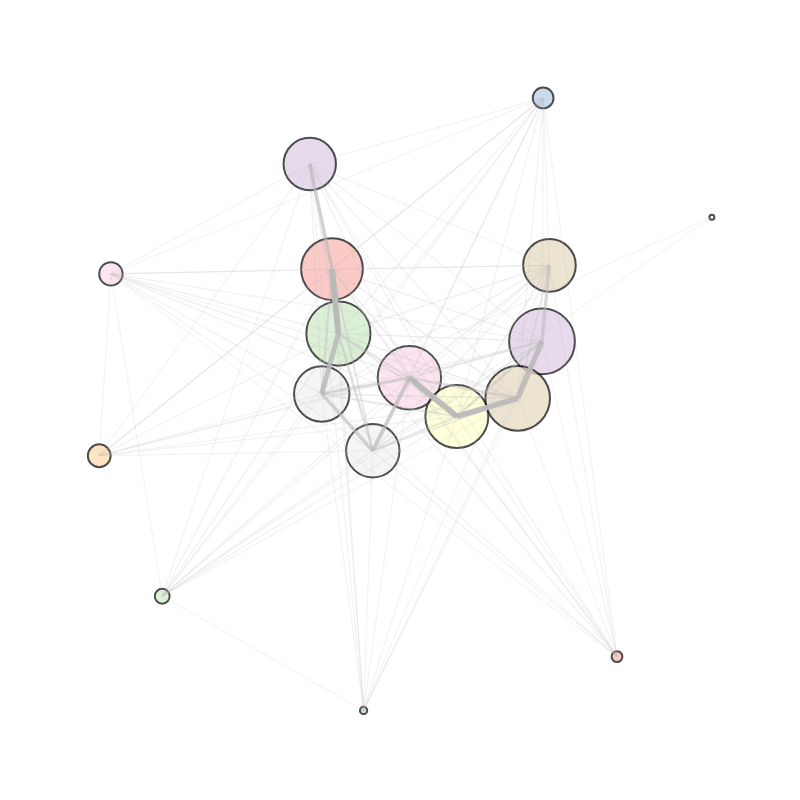

Here is the notebook cell this chart was saved with:
### Code cell
import networkx as nx
import numpy as np
import pandas as pd
import plotly.graph_objects as go
from matplotlib.colors import to_hex
import matplotlib.pyplot as plt
from matplotlib import cm
from community import community_louvain
from collections import Counter






interaction_matrix=pd.read_csv('../../data/voting_interaction_matrix.csv', index_col=0)
user_in_interaction_=pd.read_csv('../../data/voting_interaction_matrix.csv')
user_in_interaction=user_in_interaction_.index

# Create a graph from the interaction matrix
# We'll assume a weighted undirected graph where the weight is the voting interaction (1 or 0)
G = nx.Graph()

for user in interaction_matrix.index:
    for admin, vote in interaction_matrix.loc[user].items():
        if vote > 0:  
            G.add_edge(user, admin, weight=vote)

resolution=2
partition = community_louvain.best_partition(G, resolution=resolution)

nx.set_node_attributes(G, partition, "community")


# postProcessing the communities
# Remove communities with less than 5 users
community_sizes = Counter(partition.values()) 
num_communities = len(set(partition.values()))

min_size = 5
small_communities = {community for community, size in community_sizes.items() if size < min_size}
nodes_to_remove = [node for node, community in partition.items() if community in small_communities]
G_filtered = G.copy()
G_filtered.remove_nodes_from(nodes_to_remove)
updated_partition = {node: community for node, community in partition.items() if community not in small_communities}
community_sizes_updated = Counter(updated_partition.values()) 
print("Updated community sizes:", community_sizes_updated)
num_communities_updated = len(set(updated_partition.values()))
print(f"Number of communities detected: {num_communities_updated}")

# treat User Categories ---------------------------------------------------
feature_matrix=pd.read_csv('../../data/all_features_dataframe.csv')
feature_matrix = feature_matrix.drop_duplicates(subset='username', keep='first')

feature_matrix['community'] = feature_matrix['username'].map(updated_partition)
# Melt the category columns into a single column for easier aggregation
df_melted = feature_matrix.melt(
    id_vars=['username', 'community'],
    value_vars=['categ1', 'categ2', 'categ3', 'categ4'],
    var_name='category_level',
    value_name='category'
).dropna(subset=['category'])  # Drop rows where category is NaN

# Group by community and category to count occurrences
category_counts = df_melted.groupby(['community', 'category']).size().reset_index(name='count')

# Calculate the total number of users per community
community_sizes = feature_matrix.groupby('community').size().reset_index(name='total_users')

# Merge the counts with the total user count per community
category_counts = category_counts.merge(community_sizes, on='community')

# Calculate the percentage of each category within a community
category_counts['percentage'] = (category_counts['count'] / category_counts['total_users']) * 100

# Sort and display the results
category_counts = category_counts.sort_values(by=['community', 'percentage'], ascending=[True, False])
top_categories = category_counts.groupby('community').head(3)
 
community_top_categories = top_categories.groupby('community').apply(
    lambda group: "<br>".join(
        [f"{row['category']}: {row['percentage']:.2f}%" for _, row in group.iterrows()]
    )
).to_dict()

# Interactive plot-------------------------------------------------------------------------------
community_sizes = {}
for node, community in updated_partition.items():
    if community not in community_sizes:
        community_sizes[community] = 0
    community_sizes[community] += 1

community_graph = nx.Graph()

for community, size in community_sizes.items():
    community_graph.add_node(community, size=size)

for node1, node2 in G_filtered.edges:
    community1 = updated_partition[node1]
    community2 = updated_partition[node2]
    if community1 != community2:  
        if not community_graph.has_edge(community1, community2):
            community_graph.add_edge(community1, community2, weight=0)
        community_graph[community1][community2]['weight'] += 1

pos = nx.spring_layout(community_graph, k=20, iterations=100)

node_x = []
node_y = []
node_sizes = []
node_text = []
node_ids = []
for node, coords in pos.items():
    node_x.append(coords[0])
    node_y.append(coords[1])
    node_sizes.append(community_graph.nodes[node]['size'] * 10)
    # Get the top categories for this community
    top_category_info = community_top_categories.get(node, "No data available")
    node_text.append(f"Community {node}<br>Users: {community_graph.nodes[node]['size']}<br>{top_category_info}")
    node_ids.append(node)

node_sizes = np.power(np.log10(node_sizes), 3) - 3

max_weight = max(data['weight'] for _, _, data in community_graph.edges(data=True))
min_weight = min(data['weight'] for _, _, data in community_graph.edges(data=True))

edges = {}
for community1, community2, data in community_graph.edges(data=True):
    x0, y0 = pos[community1]
    x1, y1 = pos[community2]
    weight = data['weight']
    normalized_thickness = 1 + (5 * (weight - min_weight) / (max_weight - min_weight))  # Scale between 1 and 6
    edges[(community1, community2)] = {
        "x": [x0, x1, None],
        "y": [y0, y1, None],
        "weight": weight,
        "thickness": normalized_thickness
    }


# Generate unique pastel colors for communities
unique_communities = set(updated_partition.values())  # Extract all community IDs
num_communities = len(unique_communities)

# Assign pastel colors to communities
community_colors = [to_hex(c) for c in cm.Pastel1(np.linspace(0, 1, num_communities))]

# Create a community-to-color map
community_color_map = {community: community_colors[i % len(community_colors)] 
                       for i, community in enumerate(unique_communities)}

# Map each user to the color of their community
user_color_map = {node: community_color_map[updated_partition[node]] 
                  for node in G_filtered.nodes}

node_color_map = {node: community_color_map[node] for node in node_ids}



# Updated graph setup
fig = go.Figure()

# Add node trace with unique pastel colors
fig.add_trace(go.Scatter(
    x=node_x,
    y=node_y,
    mode="markers+text",
    marker=dict(
        size=node_sizes,
        color=[node_color_map[node] for node in node_ids],  # Use unique colors
        line=dict(width=2, color="black")
    ),
    hovertext=node_text,
    hoverinfo="text",
    customdata=node_ids,
    name="Communities"
))

# Add edge traces with opacity proportional to thickness and light gray color
max_thickness = max(edge_data["thickness"] for edge_data in edges.values())
min_thickness = min(edge_data["thickness"] for edge_data in edges.values())

for (community1, community2), edge_data in edges.items():
    normalized_thickness = (edge_data["thickness"] - min_thickness) / (max_thickness - min_thickness)
    # Map normalized thickness to opacity (e.g., between 0.2 and 1.0)
    edge_opacity = 0.2 + 0.8 * normalized_thickness
    
    fig.add_trace(go.Scatter(
        x=edge_data["x"],
        y=edge_data["y"],
        mode="lines",
        line=dict(width=edge_data["thickness"], color="#BABABA"),  # Light gray edges
        hoverinfo="none",
        name=f"Edge {community1}-{community2}",
        opacity=edge_opacity  # Set opacity based on thickness
    ))

# Layout settings with white background and no axes or labels
fig.update_layout(
    plot_bgcolor="white",  # Set background color to white
    paper_bgcolor="white",  # Set entire figure background color to white
    showlegend=False,  # Hide legend
    xaxis=dict(
        showgrid=False,
        zeroline=False,
        showticklabels=False  # Hide x-axis labels
    ),
    yaxis=dict(
        showgrid=False,
        zeroline=False,
        showticklabels=False  # Hide y-axis labels
    ),
    height=800,
    width=800,
    margin=dict(l=50, r=50, t=50, b=50)  # Adjust margins
)

# Display the figure
fig.show()

### Figure 1 — Plotly figure (JSON) as saved in the notebook; plotly's stock layout.template omitted (floating-point values rounded to 4 significant figures)
{"data": [{"customdata": [0, 27, 32, 14, 4, 28, 6, 7, 13, 10, 11, 26, 1, 35, 34, 3, 9], "hoverinfo": "text", "hovertext": ["Community 0<br>Users: 25<br>Geography: 41.67%<br>Technology: 33.33%<br>Entertainment: 25.00%", "Community 27<br>Users: 759<br>Entertainment: 25.39%<br>History: 21.88%<br>Geography: 19.14%", "Community 32<br>Users: 1036<br>History: 29.13%<br>Culture: 23.98%<br>Technology: 19.11%", "Community 14<br>Users: 1122<br>Entertainment: 24.39%<br>History: 22.90%<br>Culture: 21.27%", "Community 4<br>Users: 1163<br>History: 28.55%<br>Culture: 25.19%<br>Entertainment: 22.69%", "Community 28<br>Users: 685<br>History: 31.22%<br>Culture: 24.68%<br>Entertainment: 24.68%", "Community 6<br>Users: 1253<br>Entertainment: 24.42%<br>History: 22.33%<br>Culture: 18.70%", "Community 7<br>Users: 648<br>History: 34.49%<br>Politics: 23.61%<br>Geography: 21.30%", "Community 13<br>Users: 1185<br>History: 25.09%<br>Entertainment: 24.15%<br>Culture: 21.45%", "Community 10<br>Users: 1098<br>Entertainment: 24.44%<br>History: 22.86%<br>Culture: 19.58%", "Community 11<br>Users: 657<br>History: 24.40%<br>Entertainment: 22.78%<br>People: 20.36%", "Community 26<br>Users: 95<br>Entertainment: 27.27%<br>Technology: 27.27%<br>Other: 19.48%", "Community 1<br>Users: 75<br>Entertainment: 23.21%<br>History: 19.64%<br>People: 19.64%", "Community 35<br>Users: 15<br>Mathematics: 75.00%<br>Science: 41.67%<br>Entertainment: 33.33%", "Community 34<br>Users: 41<br>History: 53.57%<br>Politics: 35.71%<br>Law: 25.00%", "Community 3<br>Users: 90<br>History: 59.38%<br>Geography: 39.06%<br>Society: 32.81%", "Community 9<br>Users: 10<br>Politics: 50.00%<br>Food and drink: 25.00%<br>Government: 25.00%"], "marker": {"color": ["#fbb4ae", "#f2f2f2", "#fbb4ae", "#fddaec", "#ccebc5", "#f2f2f2", "#decbe4", "#decbe4", "#e5d8bd", "#ffffcc", "#e5d8bd", "#fddaec", "#b3cde3", "#b3cde3", "#ccebc5", "#fed9a6", "#ffffcc"], "line": {"color": "black", "width": 2}, "size": [10.79, 55.42, 61.74, 63.43, 64.2, 53.43, 65.82, 52.37, 64.6, 62.97, 52.64, 23.4, 20.77, 7.305, 14.84, 22.78, 5]}, "mode": "markers+text", "name": "Communities", "type": "scatter", "x": [0.6414, -0.2215, -0.1916, 0.03468, -0.1728, -0.07229, 0.4222, -0.2565, 0.3511, 0.1733, 0.444, -0.8376, 0.4255, -0.09919, -0.6876, -0.8717, 0.9186], "y": [-0.8383, -0.04915, 0.3262, -0.0007259, 0.1321, -0.2198, 0.1088, 0.6418, -0.06241, -0.1169, 0.3372, 0.3116, 0.84, -1, -0.6569, -0.2348, 0.4814]}, {"hoverinfo": "none", "line": {"color": "#BABABA", "width": 1.032}, "mode": "lines", "name": "Edge 0-27", "opacity": 0.2051, "type": "scatter", "x": [0.6414, -0.2215, null], "y": [-0.8383, -0.04915, null]}, {"hoverinfo": "none", "line": {"color": "#BABABA", "width": 1.034}, "mode": "lines", "name": "Edge 0-32", "opacity": 0.2054, "type": "scatter", "x": [0.6414, -0.1916, null], "y": [-0.8383, 0.3262, null]}, {"hoverinfo": "none", "line": {"color": "#BABABA", "width": 1.064}, "mode": "lines", "name": "Edge 0-14", "opacity": 0.2103, "type": "scatter", "x": [0.6414, 0.03468, null], "y": [-0.8383, -0.0007259, null]}, {"hoverinfo": "none", "line": {"color": "#BABABA", "width": 1.078}, "mode": "lines", "name": "Edge 0-4", "opacity": 0.2124, "type": "scatter", "x": [0.6414, -0.1728, null], "y": [-0.8383, 0.1321, null]}, {"hoverinfo": "none", "line": {"color": "#BABABA", "width": 1.035}, "mode": "lines", "name": "Edge 0-28", "opacity": 0.2056, "type": "scatter", "x": [0.6414, -0.07229, null], "y": [-0.8383, -0.2198, null]}, {"hoverinfo": "none", "line": {"color": "#BABABA", "width": 1.029}, "mode": "lines", "name": "Edge 0-6", "opacity": 0.2047, "type": "scatter", "x": [0.6414, 0.4222, null], "y": [-0.8383, 0.1088, null]}, {"hoverinfo": "none", "line": {"color": "#BABABA", "width": 1.02}, "mode": "lines", "name": "Edge 0-7", "opacity": 0.2033, "type": "scatter", "x": [0.6414, -0.2565, null], "y": [-0.8383, 0.6418, null]}, {"hoverinfo": "none", "line": {"color": "#BABABA", "width": 1.035}, "mode": "lines", "name": "Edge 0-13", "opacity": 0.2056, "type": "scatter", "x": [0.6414, 0.3511, null], "y": [-0.8383, -0.06241, null]}, {"hoverinfo": "none", "line": {"color": "#BABABA", "width": 1.045}, "mode": "lines", "name": "Edge 0-10", "opacity": 0.2071, "type": "scatter", "x": [0.6414, 0.1733, null], "y": [-0.8383, -0.1169, null]}, {"hoverinfo": "none", "line": {"color": "#BABABA", "width": 1.012}, "mode": "lines", "name": "Edge 0-11", "opacity": 0.2019, "type": "scatter", "x": [0.6414, 0.444, null], "y": [-0.8383, 0.3372, null]}, {"hoverinfo": "none", "line": {"color": "#BABABA", "width": 1}, "mode": "lines", "name": "Edge 0-26", "opacity": 0.2, "type": "scatter", "x": [0.6414, -0.8376, null], "y": [-0.8383, 0.3116, null]}, {"hoverinfo": "none", "line": {"color": "#BABABA", "width": 1.002}, "mode": "lines", "name": "Edge 0-1", "opacity": 0.2003, "type": "scatter", "x": [0.6414, 0.4255, null], "y": [-0.8383, 0.84, null]}, {"hoverinfo": "none", "line": {"color": "#BABABA", "width": 2.901}, "mode": "lines", "name": "Edge 27-14", "opacity": 0.5041, "type": "scatter", "x": [-0.2215, 0.03468, null], "y": [-0.04915, -0.0007259, null]}, {"hoverinfo": "none", "line": {"color": "#BABABA", "width": 3.539}, "mode": "lines", "name": "Edge 27-28", "opacity": 0.6062, "type": "scatter", "x": [-0.2215, -0.07229, null], "y": [-0.04915, -0.2198, null]}, {"hoverinfo": "none", "line": {"color": "#BABABA", "width": 1.016}, "mode": "lines", "name": "Edge 27-35", "opacity": 0.2025, "type": "scatter", "x": [-0.2215, -0.09919, null], "y": [-0.04915, -1, null]}, {"hoverinfo": "none", "line": {"color": "#BABABA", "width": 5.022}, "mode": "lines", "name": "Edge 27-4", "opacity": 0.8435, "type": "scatter", "x": [-0.2215, -0.1728, null], "y": [-0.04915, 0.1321, null]}, {"hoverinfo": "none", "line": {"color": "#BABABA", "width": 1.085}, "mode": "lines", "name": "Edge 27-26", "opacity": 0.2137, "type": "scatter", "x": [-0.2215, -0.8376, null], "y": [-0.04915, 0.3116, null]}, {"hoverinfo": "none", "line": {"color": "#BABABA", "width": 1.123}, "mode": "lines", "name": "Edge 27-11", "opacity": 0.2197, "type": "scatter", "x": [-0.2215, 0.444, null], "y": [-0.04915, 0.3372, null]}, {"hoverinfo": "none", "line": {"color": "#BABABA", "width": 1.871}, "mode": "lines", "name": "Edge 27-10", "opacity": 0.3394, "type": "scatter", "x": [-0.2215, 0.1733, null], "y": [-0.04915, -0.1169, null]}, {"hoverinfo": "none", "line": {"color": "#BABABA", "width": 2.17}, "mode": "lines", "name": "Edge 27-32", "opacity": 0.3873, "type": "scatter", "x": [-0.2215, -0.1916, null], "y": [-0.04915, 0.3262, null]}, {"hoverinfo": "none", "line": {"color": "#BABABA", "width": 1.135}, "mode": "lines", "name": "Edge 27-7", "opacity": 0.2216, "type": "scatter", "x": [-0.2215, -0.2565, null], "y": [-0.04915, 0.6418, null]}, {"hoverinfo": "none", "line": {"color": "#BABABA", "width": 1.49}, "mode": "lines", "name": "Edge 27-13", "opacity": 0.2783, "type": "scatter", "x": [-0.2215, 0.3511, null], "y": [-0.04915, -0.06241, null]}, {"hoverinfo": "none", "line": {"color": "#BABABA", "width": 1.274}, "mode": "lines", "name": "Edge 27-6", "opacity": 0.2438, "type": "scatter", "x": [-0.2215, 0.4222, null], "y": [-0.04915, 0.1088, null]}, {"hoverinfo": "none", "line": {"color": "#BABABA", "width": 1.05}, "mode": "lines", "name": "Edge 27-34", "opacity": 0.2079, "type": "scatter", "x": [-0.2215, -0.6876, null], "y": [-0.04915, -0.6569, null]}, {"hoverinfo": "none", "line": {"color": "#BABABA", "width": 1.054}, "mode": "lines", "name": "Edge 27-1", "opacity": 0.2087, "type": "scatter", "x": [-0.2215, 0.4255, null], "y": [-0.04915, 0.84, null]}, {"hoverinfo": "none", "line": {"color": "#BABABA", "width": 1.044}, "mode": "lines", "name": "Edge 27-3", "opacity": 0.207, "type": "scatter", "x": [-0.2215, -0.8717, null], "y": [-0.04915, -0.2348, null]}, {"hoverinfo": "none", "line": {"color": "#BABABA", "width": 1}, "mode": "lines", "name": "Edge 27-9", "opacity": 0.2, "type": "scatter", "x": [-0.2215, 0.9186, null], "y": [-0.04915, 0.4814, null]}, {"hoverinfo": "none", "line": {"color": "#BABABA", "width": 3.467}, "mode": "lines", "name": "Edge 32-7", "opacity": 0.5947, "type": "scatter", "x": [-0.1916, -0.2565, null], "y": [0.3262, 0.6418, null]}, {"hoverinfo": "none", "line": {"color": "#BABABA", "width": 6}, "mode": "lines", "name": "Edge 32-4", "opacity": 1, "type": "scatter", "x": [-0.1916, -0.1728, null], "y": [0.3262, 0.1321, null]}, {"hoverinfo": "none", "line": {"color": "#BABABA", "width": 1.096}, "mode": "lines", "name": "Edge 32-1", "opacity": 0.2154, "type": "scatter", "x": [-0.1916, 0.4255, null], "y": [0.3262, 0.84, null]}, {"hoverinfo": "none", "line": {"color": "#BABABA", "width": 1.253}, "mode": "lines", "name": "Edge 32-6", "opacity": 0.2404, "type": "scatter", "x": [-0.1916, 0.4222, null], "y": [0.3262, 0.1088, null]}, {"hoverinfo": "none", "line": {"color": "#BABABA", "width": 1.321}, "mode": "lines", "name": "Edge 32-10", "opacity": 0.2513, "type": "scatter", "x": [-0.1916, 0.1733, null], "y": [0.3262, -0.1169, null]}, {"hoverinfo": "none", "line": {"color": "#BABABA", "width": 1.297}, "mode": "lines", "name": "Edge 32-13", "opacity": 0.2476, "type": "scatter", "x": [-0.1916, 0.3511, null], "y": [0.3262, -0.06241, null]}, {"hoverinfo": "none", "line": {"color": "#BABABA", "width": 1.542}, "mode": "lines", "name": "Edge 32-28", "opacity": 0.2867, "type": "scatter", "x": [-0.1916, -0.07229, null], "y": [0.3262, -0.2198, null]}, {"hoverinfo": "none", "line": {"color": "#BABABA", "width": 1.501}, "mode": "lines", "name": "Edge 32-14", "opacity": 0.2802, "type": "scatter", "x": [-0.1916, 0.03468, null], "y": [0.3262, -0.0007259, null]}, {"hoverinfo": "none", "line": {"color": "#BABABA", "width": 1.148}, "mode": "lines", "name": "Edge 32-11", "opacity": 0.2236, "type": "scatter", "x": [-0.1916, 0.444, null], "y": [0.3262, 0.3372, null]}, {"hoverinfo": "none", "line": {"color": "#BABABA", "width": 1.033}, "mode": "lines", "name": "Edge 32-3", "opacity": 0.2053, "type": "scatter", "x": [-0.1916, -0.8717, null], "y": [0.3262, -0.2348, null]}, {"hoverinfo": "none", "line": {"color": "#BABABA", "width": 1.137}, "mode": "lines", "name": "Edge 32-34", "opacity": 0.2219, "type": "scatter", "x": [-0.1916, -0.6876, null], "y": [0.3262, -0.6569, null]}, {"hoverinfo": "none", "line": {"color": "#BABABA", "width": 1.049}, "mode": "lines", "name": "Edge 32-26", "opacity": 0.2078, "type": "scatter", "x": [-0.1916, -0.8376, null], "y": [0.3262, 0.3116, null]}, {"hoverinfo": "none", "line": {"color": "#BABABA", "width": 1.009}, "mode": "lines", "name": "Edge 32-35", "opacity": 0.2014, "type": "scatter", "x": [-0.1916, -0.09919, null], "y": [0.3262, -1, null]}, {"hoverinfo": "none", "line": {"color": "#BABABA", "width": 3.873}, "mode": "lines", "name": "Edge 14-28", "opacity": 0.6597, "type": "scatter", "x": [0.03468, -0.07229, null], "y": [-0.0007259, -0.2198, null]}, {"hoverinfo": "none", "line": {"color": "#BABABA", "width": 5.732}, "mode": "lines", "name": "Edge 14-10", "opacity": 0.9571, "type": "scatter", "x": [0.03468, 0.1733, null], "y": [-0.0007259, -0.1169, null]}, {"hoverinfo": "none", "line": {"color": "#BABABA", "width": 1.168}, "mode": "lines", "name": "Edge 14-26", "opacity": 0.2269, "type": "scatter", "x": [0.03468, -0.8376, null], "y": [-0.0007259, 0.3116, null]}, {"hoverinfo": "none", "line": {"color": "#BABABA", "width": 1.046}, "mode": "lines", "name": "Edge 14-35", "opacity": 0.2073, "type": "scatter", "x": [0.03468, -0.09919, null], "y": [-0.0007259, -1, null]}, {"hoverinfo": "none", "line": {"color": "#BABABA", "width": 2.069}, "mode": "lines", "name": "Edge 14-4", "opacity": 0.3711, "type": "scatter", "x": [0.03468, -0.1728, null], "y": [-0.0007259, 0.1321, null]}, {"hoverinfo": "none", "line": {"color": "#BABABA", "width": 2.63}, "mode": "lines", "name": "Edge 14-13", "opacity": 0.4608, "type": "scatter", "x": [0.03468, 0.3511, null], "y": [-0.0007259, -0.06241, null]}, {"hoverinfo": "none", "line": {"color": "#BABABA", "width": 1.785}, "mode": "lines", "name": "Edge 14-6", "opacity": 0.3256, "type": "scatter", "x": [0.03468, 0.4222, null], "y": [-0.0007259, 0.1088, null]}, {"hoverinfo": "none", "line": {"color": "#BABABA", "width": 1.142}, "mode": "lines", "name": "Edge 14-7", "opacity": 0.2227, "type": "scatter", "x": [0.03468, -0.2565, null], "y": [-0.0007259, 0.6418, null]}, {"hoverinfo": "none", "line": {"color": "#BABABA", "width": 1.061}, "mode": "lines", "name": "Edge 14-3", "opacity": 0.2098, "type": "scatter", "x": [0.03468, -0.8717, null], "y": [-0.0007259, -0.2348, null]}, {"hoverinfo": "none", "line": {"color": "#BABABA", "width": 1.109}, "mode": "lines", "name": "Edge 14-1", "opacity": 0.2174, "type": "scatter", "x": [0.03468, 0.4255, null], "y": [-0.0007259, 0.84, null]}, {"hoverinfo": "none", "line": {"color": "#BABABA", "width": 1.324}, "mode": "lines", "name": "Edge 14-11", "opacity": 0.2519, "type": "scatter", "x": [0.03468, 0.444, null], "y": [-0.0007259, 0.3372, null]}, {"hoverinfo": "none", "line": {"color": "#BABABA", "width": 1.12}, "mode": "lines", "name": "Edge 14-34", "opacity": 0.2193, "type": "scatter", "x": [0.03468, -0.6876, null], "y": [-0.0007259, -0.6569, null]}, {"hoverinfo": "none", "line": {"color": "#BABABA", "width": 1.213}, "mode": "lines", "name": "Edge 4-11", "opacity": 0.234, "type": "scatter", "x": [-0.1728, 0.444, null], "y": [0.1321, 0.3372, null]}, {"hoverinfo": "none", "line": {"color": "#BABABA", "width": 1.468}, "mode": "lines", "name": "Edge 4-7", "opacity": 0.2749, "type": "scatter", "x": [-0.1728, -0.2565, null], "y": [0.1321, 0.6418, null]}, {"hoverinfo": "none", "line": {"color": "#BABABA", "width": 2.459}, "mode": "lines", "name": "Edge 4-28", "opacity": 0.4334, "type": "scatter", "x": [-0.1728, -0.07229, null], "y": [0.1321, -0.2198, null]}, {"hoverinfo": "none", "line": {"color": "#BABABA", "width": 1.281}, "mode": "lines", "name": "Edge 4-6", "opacity": 0.2449, "type": "scatter", "x": [-0.1728, 0.4222, null], "y": [0.1321, 0.1088, null]}, {"hoverinfo": "none", "line": {"color": "#BABABA", "width": 1.431}, "mode": "lines", "name": "Edge 4-13", "opacity": 0.269, "type": "scatter", "x": [-0.1728, 0.3511, null], "y": [0.1321, -0.06241, null]}, {"hoverinfo": "none", "line": {"color": "#BABABA", "width": 1.721}, "mode": "lines", "name": "Edge 4-10", "opacity": 0.3153, "type": "scatter", "x": [-0.1728, 0.1733, null], "y": [0.1321, -0.1169, null]}, {"hoverinfo": "none", "line": {"color": "#BABABA", "width": 1.108}, "mode": "lines", "name": "Edge 4-26", "opacity": 0.2172, "type": "scatter", "x": [-0.1728, -0.8376, null], "y": [0.1321, 0.3116, null]}, {"hoverinfo": "none", "line": {"color": "#BABABA", "width": 1.158}, "mode": "lines", "name": "Edge 4-34", "opacity": 0.2253, "type": "scatter", "x": [-0.1728, -0.6876, null], "y": [0.1321, -0.6569, null]}, {"hoverinfo": "none", "line": {"color": "#BABABA", "width": 1.051}, "mode": "lines", "name": "Edge 4-3", "opacity": 0.2081, "type": "scatter", "x": [-0.1728, -0.8717, null], "y": [0.1321, -0.2348, null]}, {"hoverinfo": "none", "line": {"color": "#BABABA", "width": 1.08}, "mode": "lines", "name": "Edge 4-1", "opacity": 0.2127, "type": "scatter", "x": [-0.1728, 0.4255, null], "y": [0.1321, 0.84, null]}, {"hoverinfo": "none", "line": {"color": "#BABABA", "width": 1.017}, "mode": "lines", "name": "Edge 4-35", "opacity": 0.2026, "type": "scatter", "x": [-0.1728, -0.09919, null], "y": [0.1321, -1, null]}, {"hoverinfo": "none", "line": {"color": "#BABABA", "width": 1.336}, "mode": "lines", "name": "Edge 28-6", "opacity": 0.2538, "type": "scatter", "x": [-0.07229, 0.4222, null], "y": [-0.2198, 0.1088, null]}, {"hoverinfo": "none", "line": {"color": "#BABABA", "width": 1.899}, "mode": "lines", "name": "Edge 28-10", "opacity": 0.3439, "type": "scatter", "x": [-0.07229, 0.1733, null], "y": [-0.2198, -0.1169, null]}, {"hoverinfo": "none", "line": {"color": "#BABABA", "width": 1.15}, "mode": "lines", "name": "Edge 28-11", "opacity": 0.2239, "type": "scatter", "x": [-0.07229, 0.444, null], "y": [-0.2198, 0.3372, null]}, {"hoverinfo": "none", "line": {"color": "#BABABA", "width": 1.515}, "mode": "lines", "name": "Edge 28-13", "opacity": 0.2824, "type": "scatter", "x": [-0.07229, 0.3511, null], "y": [-0.2198, -0.06241, null]}, {"hoverinfo": "none", "line": {"color": "#BABABA", "width": 1.059}, "mode": "lines", "name": "Edge 28-26", "opacity": 0.2095, "type": "scatter", "x": [-0.07229, -0.8376, null], "y": [-0.2198, 0.3116, null]}, {"hoverinfo": "none", "line": {"color": "#BABABA", "width": 1.045}, "mode": "lines", "name": "Edge 28-1", "opacity": 0.2071, "type": "scatter", "x": [-0.07229, 0.4255, null], "y": [-0.2198, 0.84, null]}, {"hoverinfo": "none", "line": {"color": "#BABABA", "width": 1.081}, "mode": "lines", "name": "Edge 28-7", "opacity": 0.2129, "type": "scatter", "x": [-0.07229, -0.2565, null], "y": [-0.2198, 0.6418, null]}, {"hoverinfo": "none", "line": {"color": "#BABABA", "width": 1.063}, "mode": "lines", "name": "Edge 28-34", "opacity": 0.2101, "type": "scatter", "x": [-0.07229, -0.6876, null], "y": [-0.2198, -0.6569, null]}, {"hoverinfo": "none", "line": {"color": "#BABABA", "width": 1.035}, "mode": "lines", "name": "Edge 28-3", "opacity": 0.2056, "type": "scatter", "x": [-0.07229, -0.8717, null], "y": [-0.2198, -0.2348, null]}, {"hoverinfo": "none", "line": {"color": "#BABABA", "width": 1}, "mode": "lines", "name": "Edge 28-9", "opacity": 0.2, "type": "scatter", "x": [-0.07229, 0.9186, null], "y": [-0.2198, 0.4814, null]}, {"hoverinfo": "none", "line": {"color": "#BABABA", "width": 1.015}, "mode": "lines", "name": "Edge 28-35", "opacity": 0.2023, "type": "scatter", "x": [-0.07229, -0.09919, null], "y": [-0.2198, -1, null]}, {"hoverinfo": "none", "line": {"color": "#BABABA", "width": 5.344}, "mode": "lines", "name": "Edge 6-13", "opacity": 0.8951, "type": "scatter", "x": [0.4222, 0.3511, null], "y": [0.1088, -0.06241, null]}, {"hoverinfo": "none", "line": {"color": "#BABABA", "width": 3.308}, "mode": "lines", "name": "Edge 6-11", "opacity": 0.5692, "type": "scatter", "x": [0.4222, 0.444, null], "y": [0.1088, 0.3372, null]}, {"hoverinfo": "none", "line": {"color": "#BABABA", "width": 2.404}, "mode": "lines", "name": "Edge 6-10", "opacity": 0.4247, "type": "scatter", "x": [0.4222, 0.1733, null], "y": [0.1088, -0.1169, null]}, {"hoverinfo": "none", "line": {"color": "#BABABA", "width": 1.119}, "mode": "lines", "name": "Edge 6-1", "opacity": 0.2191, "type": "scatter", "x": [0.4222, 0.4255, null], "y": [0.1088, 0.84, null]}, {"hoverinfo": "none", "line": {"color": "#BABABA", "width": 1.006}, "mode": "lines", "name": "Edge 6-35", "opacity": 0.2009, "type": "scatter", "x": [0.4222, -0.09919, null], "y": [0.1088, -1, null]}, {"hoverinfo": "none", "line": {"color": "#BABABA", "width": 1.025}, "mode": "lines", "name": "Edge 6-26", "opacity": 0.204, "type": "scatter", "x": [0.4222, -0.8376, null], "y": [0.1088, 0.3116, null]}, {"hoverinfo": "none", "line": {"color": "#BABABA", "width": 1.066}, "mode": "lines", "name": "Edge 6-7", "opacity": 0.2106, "type": "scatter", "x": [0.4222, -0.2565, null], "y": [0.1088, 0.6418, null]}, {"hoverinfo": "none", "line": {"color": "#BABABA", "width": 1.013}, "mode": "lines", "name": "Edge 6-34", "opacity": 0.202, "type": "scatter", "x": [0.4222, -0.6876, null], "y": [0.1088, -0.6569, null]}, {"hoverinfo": "none", "line": {"color": "#BABABA", "width": 1.004}, "mode": "lines", "name": "Edge 6-3", "opacity": 0.2006, "type": "scatter", "x": [0.4222, -0.8717, null], "y": [0.1088, -0.2348, null]}, {"hoverinfo": "none", "line": {"color": "#BABABA", "width": 1.088}, "mode": "lines", "name": "Edge 7-10", "opacity": 0.2141, "type": "scatter", "x": [-0.2565, 0.1733, null], "y": [0.6418, -0.1169, null]}, {"hoverinfo": "none", "line": {"color": "#BABABA", "width": 1.1}, "mode": "lines", "name": "Edge 7-13", "opacity": 0.216, "type": "scatter", "x": [-0.2565, 0.3511, null], "y": [0.6418, -0.06241, null]}, {"hoverinfo": "none", "line": {"color": "#BABABA", "width": 1.008}, "mode": "lines", "name": "Edge 7-26", "opacity": 0.2012, "type": "scatter", "x": [-0.2565, -0.8376, null], "y": [0.6418, 0.3116, null]}, {"hoverinfo": "none", "line": {"color": "#BABABA", "width": 1.07}, "mode": "lines", "name": "Edge 7-1", "opacity": 0.2112, "type": "scatter", "x": [-0.2565, 0.4255, null], "y": [0.6418, 0.84, null]}, {"hoverinfo": "none", "line": {"color": "#BABABA", "width": 1.012}, "mode": "lines", "name": "Edge 7-34", "opacity": 0.2019, "type": "scatter", "x": [-0.2565, -0.6876, null], "y": [0.6418, -0.6569, null]}, {"hoverinfo": "none", "line": {"color": "#BABABA", "width": 1.044}, "mode": "lines", "name": "Edge 7-11", "opacity": 0.207, "type": "scatter", "x": [-0.2565, 0.444, null], "y": [0.6418, 0.3372, null]}, {"hoverinfo": "none", "line": {"color": "#BABABA", "width": 1}, "mode": "lines", "name": "Edge 7-35", "opacity": 0.2, "type": "scatter", "x": [-0.2565, -0.09919, null], "y": [0.6418, -1, null]}, {"hoverinfo": "none", "line": {"color": "#BABABA", "width": 1.019}, "mode": "lines", "name": "Edge 7-3", "opacity": 0.2031, "type": "scatter", "x": [-0.2565, -0.8717, null], "y": [0.6418, -0.2348, null]}, {"hoverinfo": "none", "line": {"color": "#BABABA", "width": 1.711}, "mode": "lines", "name": "Edge 13-11", "opacity": 0.3138, "type": "scatter", "x": [0.3511, 0.444, null], "y": [-0.06241, 0.3372, null]}, {"hoverinfo": "none", "line": {"color": "#BABABA", "width": 5.64}, "mode": "lines", "name": "Edge 13-10", "opacity": 0.9423, "type": "scatter", "x": [0.3511, 0.1733, null], "y": [-0.06241, -0.1169, null]}, {"hoverinfo": "none", "line": {"color": "#BABABA", "width": 1.017}, "mode": "lines", "name": "Edge 13-35", "opacity": 0.2028, "type": "scatter", "x": [0.3511, -0.09919, null], "y": [-0.06241, -1, null]}, {"hoverinfo": "none", "line": {"color": "#BABABA", "width": 1.024}, "mode": "lines", "name": "Edge 13-26", "opacity": 0.2039, "type": "scatter", "x": [0.3511, -0.8376, null], "y": [-0.06241, 0.3116, null]}, {"hoverinfo": "none", "line": {"color": "#BABABA", "width": 1.016}, "mode": "lines", "name": "Edge 13-34", "opacity": 0.2025, "type": "scatter", "x": [0.3511, -0.6876, null], "y": [-0.06241, -0.6569, null]}, {"hoverinfo": "none", "line": {"color": "#BABABA", "width": 1.123}, "mode": "lines", "name": "Edge 13-1", "opacity": 0.2197, "type": "scatter", "x": [0.3511, 0.4255, null], "y": [-0.06241, 0.84, null]}, {"hoverinfo": "none", "line": {"color": "#BABABA", "width": 1.015}, "mode": "lines", "name": "Edge 13-3", "opacity": 0.2023, "type": "scatter", "x": [0.3511, -0.8717, null], "y": [-0.06241, -0.2348, null]}, {"hoverinfo": "none", "line": {"color": "#BABABA", "width": 1.069}, "mode": "lines", "name": "Edge 10-1", "opacity": 0.211, "type": "scatter", "x": [0.1733, 0.4255, null], "y": [-0.1169, 0.84, null]}, {"hoverinfo": "none", "line": {"color": "#BABABA", "width": 1.427}, "mode": "lines", "name": "Edge 10-11", "opacity": 0.2684, "type": "scatter", "x": [0.1733, 0.444, null], "y": [-0.1169, 0.3372, null]}, {"hoverinfo": "none", "line": {"color": "#BABABA", "width": 1.048}, "mode": "lines", "name": "Edge 10-34", "opacity": 0.2076, "type": "scatter", "x": [0.1733, -0.6876, null], "y": [-0.1169, -0.6569, null]}, {"hoverinfo": "none", "line": {"color": "#BABABA", "width": 1.042}, "mode": "lines", "name": "Edge 10-3", "opacity": 0.2067, "type": "scatter", "x": [0.1733, -0.8717, null], "y": [-0.1169, -0.2348, null]}, {"hoverinfo": "none", "line": {"color": "#BABABA", "width": 1.106}, "mode": "lines", "name": "Edge 10-26", "opacity": 0.2169, "type": "scatter", "x": [0.1733, -0.8376, null], "y": [-0.1169, 0.3116, null]}, {"hoverinfo": "none", "line": {"color": "#BABABA", "width": 1.035}, "mode": "lines", "name": "Edge 10-35", "opacity": 0.2056, "type": "scatter", "x": [0.1733, -0.09919, null], "y": [-0.1169, -1, null]}, {"hoverinfo": "none", "line": {"color": "#BABABA", "width": 1.02}, "mode": "lines", "name": "Edge 11-1", "opacity": 0.2033, "type": "scatter", "x": [0.444, 0.4255, null], "y": [0.3372, 0.84, null]}, {"hoverinfo": "none", "line": {"color": "#BABABA", "width": 1.04}, "mode": "lines", "name": "Edge 11-34", "opacity": 0.2064, "type": "scatter", "x": [0.444, -0.6876, null], "y": [0.3372, -0.6569, null]}, {"hoverinfo": "none", "line": {"color": "#BABABA", "width": 1.012}, "mode": "lines", "name": "Edge 11-26", "opacity": 0.2019, "type": "scatter", "x": [0.444, -0.8376, null], "y": [0.3372, 0.3116, null]}, {"hoverinfo": "none", "line": {"color": "#BABABA", "width": 1}, "mode": "lines", "name": "Edge 11-35", "opacity": 0.2, "type": "scatter", "x": [0.444, -0.09919, null], "y": [0.3372, -1, null]}, {"hoverinfo": "none", "line": {"color": "#BABABA", "width": 1.002}, "mode": "lines", "name": "Edge 26-34", "opacity": 0.2003, "type": "scatter", "x": [-0.8376, -0.6876, null], "y": [0.3116, -0.6569, null]}, {"hoverinfo": "none", "line": {"color": "#BABABA", "width": 1.003}, "mode": "lines", "name": "Edge 26-1", "opacity": 0.2005, "type": "scatter", "x": [-0.8376, 0.4255, null], "y": [0.3116, 0.84, null]}, {"hoverinfo": "none", "line": {"color": "#BABABA", "width": 1.001}, "mode": "lines", "name": "Edge 26-3", "opacity": 0.2002, "type": "scatter", "x": [-0.8376, -0.8717, null], "y": [0.3116, -0.2348, null]}, {"hoverinfo": "none", "line": {"color": "#BABABA", "width": 1.002}, "mode": "lines", "name": "Edge 1-3", "opacity": 0.2003, "type": "scatter", "x": [0.4255, -0.8717, null], "y": [0.84, -0.2348, null]}, {"hoverinfo": "none", "line": {"color": "#BABABA", "width": 1.001}, "mode": "lines", "name": "Edge 1-34", "opacity": 0.2002, "type": "scatter", "x": [0.4255, -0.6876, null], "y": [0.84, -0.6569, null]}, {"hoverinfo": "none", "line": {"color": "#BABABA", "width": 1}, "mode": "lines", "name": "Edge 35-34", "opacity": 0.2, "type": "scatter", "x": [-0.09919, -0.6876, null], "y": [-1, -0.6569, null]}], "layout": {"height": 800, "margin": {"b": 50, "l": 50, "r": 50, "t": 50}, "paper_bgcolor": "white", "plot_bgcolor": "white", "showlegend": false, "width": 800, "xaxis": {"showgrid": false, "showticklabels": false, "zeroline": false}, "yaxis": {"showgrid": false, "showticklabels": false, "zeroline": false}}}
